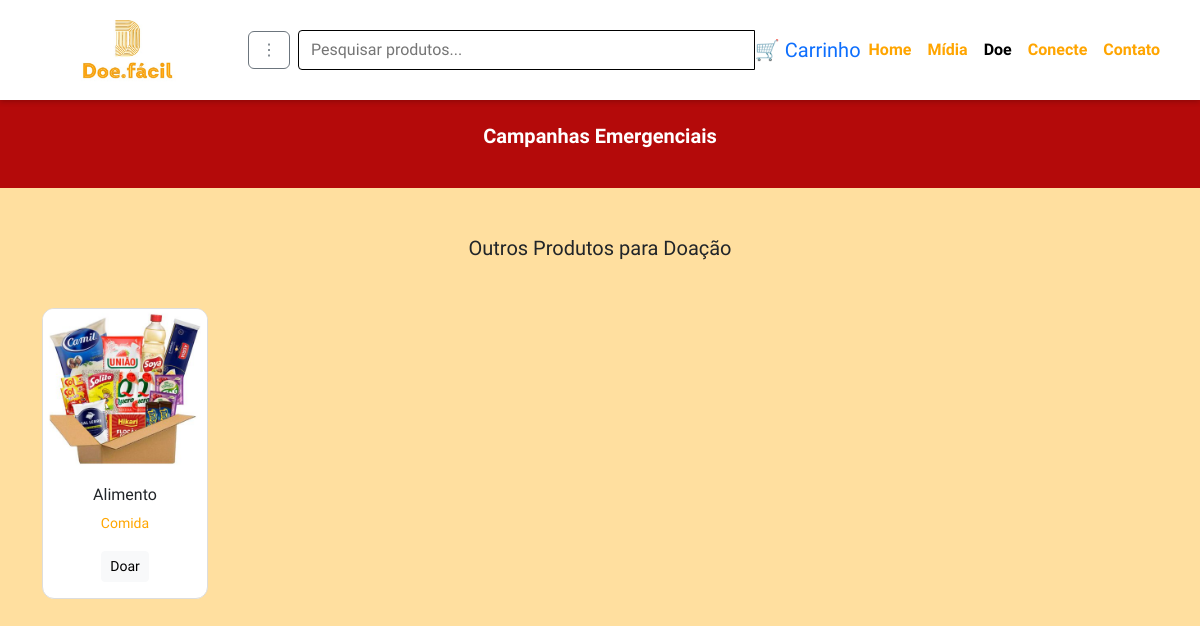
The app's page /viva.php with its own data.
### tables this page shows
CREATE TABLE IF NOT EXISTS `produtos` (
  `id` int(11) NOT NULL AUTO_INCREMENT,
  `nome` varchar(100) NOT NULL,
  `categoria` varchar(50) NOT NULL,
  `imagem` varchar(255) DEFAULT NULL,
  `ativo` tinyint(1) DEFAULT 1,
  `status` enum('ativo','urgente','inativo') DEFAULT 'ativo',
  `urgente` tinyint(1) DEFAULT 0,
  PRIMARY KEY (`id`)
);

### viva.php (the view, shortened to what this page needs)
<?php
include_once("nova_conexao.php");
$sqlAtivos = "SELECT * FROM produtos WHERE status = 'ativo'";
$ativos = $conn->query($sqlAtivos);
?>
<!DOCTYPE html>
<html lang="pt-br">
<head>
  <link href="https://cdn.jsdelivr.net/npm/bootstrap@5.3.3/dist/css/bootstrap.min.css" rel="stylesheet" />
  <link rel="stylesheet" href="barra.css" />
</head>
<body>
<header>
  <div class="container-fluid" id="nav-container">
    <nav class="navbar navbar-expand-lg navbar-light bg-white fixed-top">
      <div class="navbar-left">
        <a href="#" class="navbar-brand p-0">
          <img id="logo" src="img/logo.jpg" alt="Doe.Fácil" width="40" height="40" />
        </a>
      </div>
      <div class="navbar-center">
        <div class="dropdown">
          <button class="btn btn-outline-secondary dropdown-toggle" type="button" id="dropdownCategorias" data-bs-toggle="dropdown" aria-expanded="false">
            &#8942;
          </button>
        </div>
        <form action="buscarPagina.php" method="GET" style="flex-grow:1;">
            <input type="search" name="busca" id="search" placeholder="Pesquisar produtos..." autocomplete="off" style="width:100%;" required />
        </form>
        <a href="carrinho.php" style="text-decoration: none; font-size: 20px;">🛒 Carrinho</a>
      </div>
      <div class="navbar-right collapse navbar-collapse justify-content-end">
        <div class="navbar-nav">
          <a href="home.php" class="nav-link">Home</a>
          <a href="rede.php" class="nav-link">Mídia</a>
          <a href="viva.php" class="nav-link active">Doe</a>
          <a href="conecte.php" class="nav-link">Conecte</a>
          <a href="contato.php" class="nav-link">Contato</a>
        </div>
      </div>
    </nav>
  </div>
</header>
<div style="height:60px;"></div>
<div class="sub-bar">
  <h5>Campanhas Emergenciais</h5>
</div>
<section class="container my-5">
  <h5 class="text-center mb-4">Outros Produtos para Doação</h5>
  <div class="row g-4">
    <?php while ($p = $ativos->fetch_assoc()): ?>
      <div class="col-10 col-md-4 col-lg-2">
        <div class="card h-100 grid-card">
          <img src="<?= htmlspecialchars($p['imagem']) ?>" alt="<?= htmlspecialchars($p['nome']) ?>">
          <div class="card-body text-center">
            <h6><?= htmlspecialchars($p['nome']) ?></h6>
            <p class="small"><?= htmlspecialchars($p['categoria']) ?></p>
            <button class="btn btn-light btn-sm" onclick="adicionarAoCarrinho(<?= $p['id'] ?>)">Doar</button>
          </div>
        </div>
      </div>
    <?php endwhile; ?>
  </div>
</section>
</body>
</html>

### barra.css (style rules this page uses)
body { font-family: 'Yrsa', serif; background-color: #ffdf9f; margin: 0; padding: 0; line-height: 1.6; }
.row { margin: 0; }
.container { padding: 0; }
p, li { color: #ffa600; font-size: 20px; }
header, .navbar { background-color: #f8f8f8; padding-top: 40px; padding-bottom: 40px; }
#nav-container { width: 100%; padding: 0; margin: 0; }
header { padding: 20px; }
#logo { width: 200px; padding: 20px; margin: 0 auto; display: block; height: auto; max-height: 200px; }
.navbar-brand { padding: 0; color: #f0a110; }
.navbar .nav-link, .nav-links li a { color: orange !important; font-weight: bold; text-decoration: none; transition: color 0.3s; white-space: nowrap; }
.navbar .nav-link.active, .nav-links li a.active { color: black !important; cursor: default; pointer-events: none; }
.navbar { position: fixed; top: 0; left: 0; width: 100%; height: 1.5em; min-height: 100px; background-color: #ffffff; display: flex; justify-content: space-between; align-items: center; padding: 0.5rem 2%; box-shadow: 0 2px 5px rgba(0, 0, 0, 0.2); z-index: 1000; }

### viva.php (style rules this page uses)
#nav-container nav { padding: 0.5rem 2rem; }
.navbar-left { display: flex; align-items: center; gap: 0.5rem; }
.navbar-center { flex-grow: 1; display: flex; align-items: center; max-width: 700px; width: 100%; }
.navbar-center .dropdown { margin-right: 0.5rem; }
#search { flex-grow: 1; padding: 0.375rem 0.75rem; border: 1px solid #000000; border-radius: 0.25rem 0 0 0.25rem; outline: none; }
.navbar-right { display: flex; align-items: center; gap: 1rem; }
.dropdown-toggle::after { display: none; }
.sub-bar { background-color: #b40a0a; padding: 1.5rem 0; }
.sub-bar h5 { color: #fff; font-weight: bold; text-align: center; margin-bottom: 1rem; }
.grid-card { border-radius: 12px; overflow: hidden; background-color: #fff; transition: transform 0.3s ease, box-shadow 0.3s ease; border: 1px solid #ddd; }
.grid-card img { height: 160px; object-fit: cover; }

### records on screen
produtos: imagem (picture), nome "Alimento", categoria "Comida"
